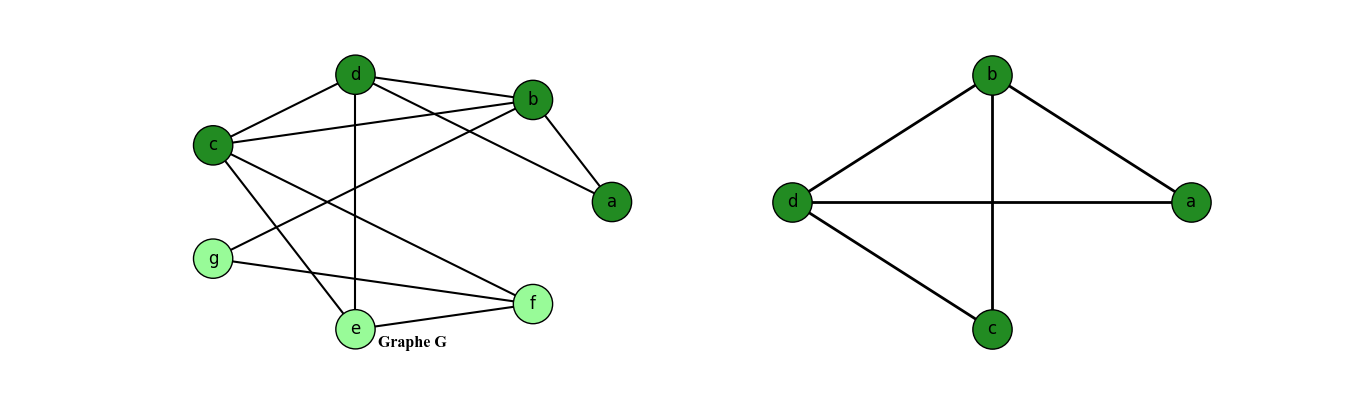

Generate this figure with Python:
import networkx as nx
import matplotlib.pyplot as plt


#the graph G
G=nx.Graph()             

G.add_edges_from([('a','b'),('a','d'),('b','c'),('b','d'),('b','g'),('c','d'),('c','e'),('c','f'),('d','e'),('e','f'),('f','g')])

#The subgraph sg

sg=nx.Graph()
sg.add_edges_from([('a','b'),('a','d'),('b','c'),('b','d'),('c','d')])

# Create the figure 

f, nb_col = plt.subplots(figsize=(15,4), ncols=2,)   #créer une figure f de taille (15x4) divisée en 2 colonnes pour les 2 sous-figures.

colors=['#228B22','#228B22','#228B22','#228B22','#98FB98','#98FB98','#98FB98']

pos1 =nx.circular_layout(G)                   #cette fonction nous aide à positionner les neouds d'une manière circulaire pour ordonner la sous figure résultante. 
nx.draw(G,pos1, with_labels=True,ax=nb_col[0],node_size=800, node_color=colors,edgecolors='black',width=1.5)  #dessiner G_1 dans la première colonne en utilisant la position 1,sans affichier les numéros des noeuds, avec des aretes d'épaisseur 1.5

nb_col[0].set_title("Graphe G", fontsize=11.5, fontfamily="Times New Roman",fontweight="bold",y=0.0009)   #titre de sous-figure, placé en bas

#Creating the figure of the subgraph sg
pos2=nx.circular_layout(sg)
nx.draw(sg, pos2, with_labels= True,ax=nb_col[1],node_size=800, node_color='#228B22',edgecolors='black',width=2)
  

#showing the plot 

plt.show()
